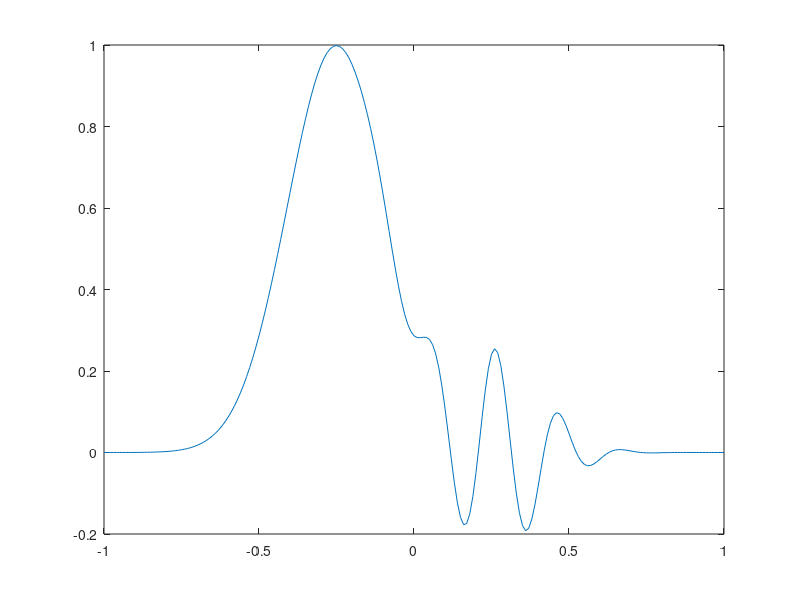

Write MATLAB code to recreate this figure. (Note: this script raises an error after producing the figure.)
close all;
clear all;
format long g;

%% PRACTICA 2

%FUNCIO A ESTUDIAR:
f = @(x)(exp(-20 * (x + 1/4).^2) + (sin(30 * x) .* exp(-20 * (x - 1/4).^2)) / 4);
x = -1:0.01:1; % Quan creem un vector no cal posar []

%visualitzem la funcio
figure (1)
plot (x,f(x))
hold off


%% B) executem el qrSolver per trobar els coeficients de l'aproximacio de f mitjan�ant la matriu de Vandermonde

casos=[[14,7]; [28,14]; [28,20]; [64,30]];
ii=1;

for cas = casos'
    n = cas(1);
    m = cas(2);
    
    % Creem lel sistema
    
    jota = 0:1:n;
    xj = -1 + 2 * jota / (n); %nodes equispaiats
    
    V = fliplr(vander(xj)); %Creem la Vandermonde
    V = V(:,1:m); %retallem la matriu per tal de tenir els polinomis fins a grau m
    
    efes = f(xj); %Vector de la funcio analitzada ens els nodes
    
    % El sistema sera V * x = efes, el resolem:
    
    coef = qrSolve(qrFact(V), efes');
    
    p=fliplr(vander(x)); % fem la Vandermonde pero en un seguit de punts m�s ampli per tal de millorar la presici� 
    efesInterpolador=p(:,1:m)*coef'; % �s  l'equivalent al vector de efes pero extret de la interpolacio
    
    %FUNCIO A ESTUDIAR:
    f = @(x)(exp(-20 * (x + 1/4).^2) + (sin(30 * x) .* exp(-20 * (x - 1/4).^2)) / 4);
    x = [-1:0.01:1];
    
    ii= 1 + ii;
    figure(ii)
    plot(x,f(x))
    hold on;
    plot(x,efesInterpolador) % Manera nuria
    hold on;
    plot(x, polyval(flip(coef), x)) % Matlab vol els coeficients del polinomi al reves.
    hold off;
end


%% C) Repeat B using the Chebycheb nodes

casos=[[14,7]; [28,14]; [28,20]; [64,30]];
ii=5;

for cas = casos'
    n = cas(1);
    m = cas(2);
    
    % Creem lel sistema
    
    jota = [0:1:n];
    xj = [cos(pi * jota / (n))]; %nodes cheby
    
    V = fliplr(vander(xj)); %Creem la Vandermonde
    V = V(:,1:m); %retallem la matriu per tal de tenir els polinomis fins a grau m
    
    efes = f(xj); %Vector de la funcio analitzada ens els nodes
    
    % El sistema sera V * x = efes, el resolem:
    
    coef = qrSolve(qrFact(V), efes');
    
    p=fliplr(vander(x));
    efesinterpolador=p(:,1:m)*coef';
    
    %FUNCIO A ESTUDIAR:
    f = @(x)(exp(-20 * (x + 1/4).^2) + (sin(30 * x) .* exp(-20 * (x - 1/4).^2)) / 4);
    x = [-1:0.01:1];
    
    
    ii= 1 + ii;
    figure(ii)
    plot (x,f(x))
    hold on
    plot(x,efesinterpolador)
    
    
    
end
    

%COMENTARI FINAL: Observem que amb els nodes equispaiats en els extrems (-1
%i 1) la interpolaci� falla i amb els de chebycheb no, tal com vam estudiar
%que passava l'any passat.
    
    
    
    
    
    
